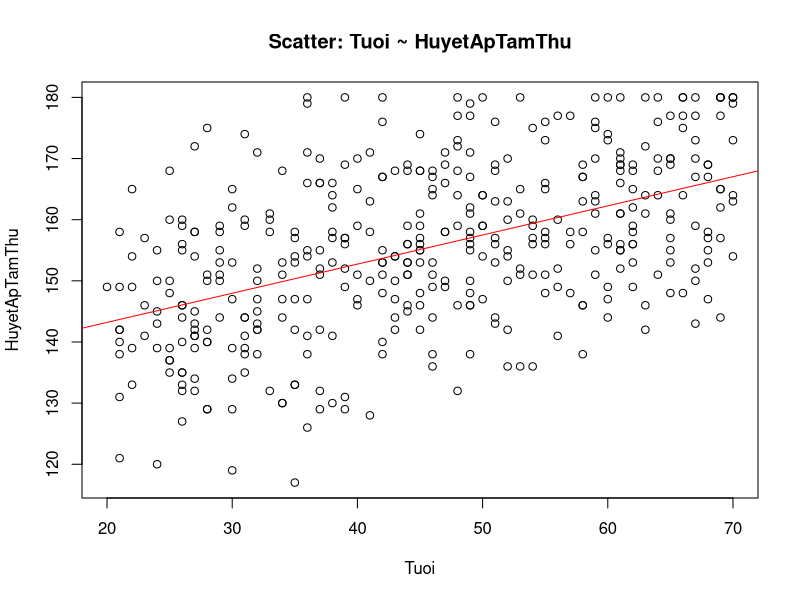
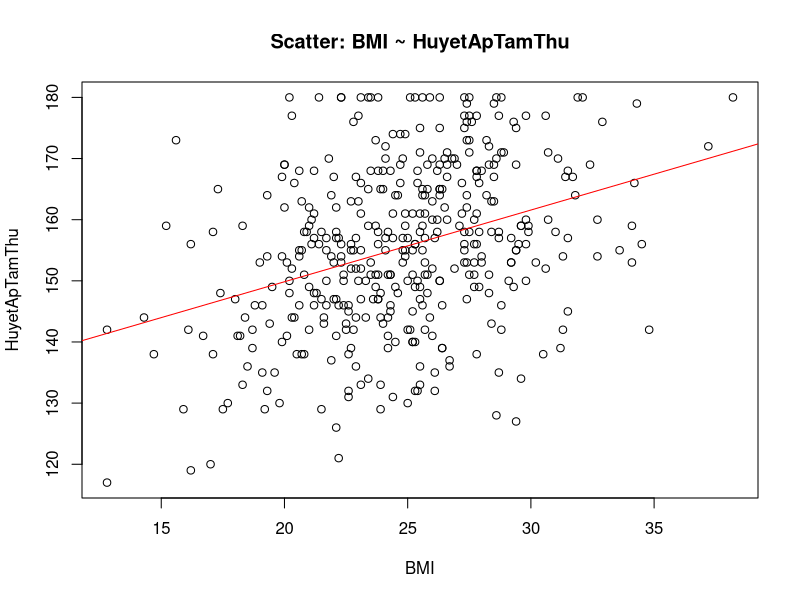
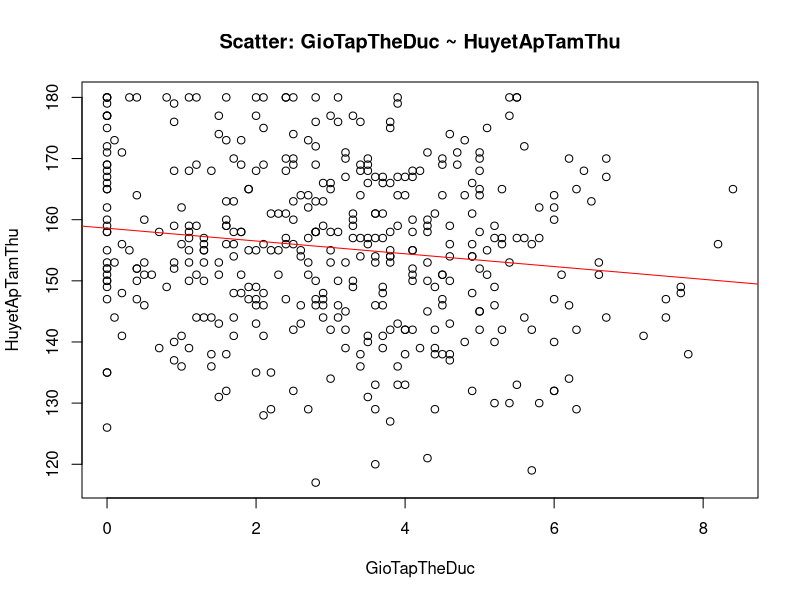
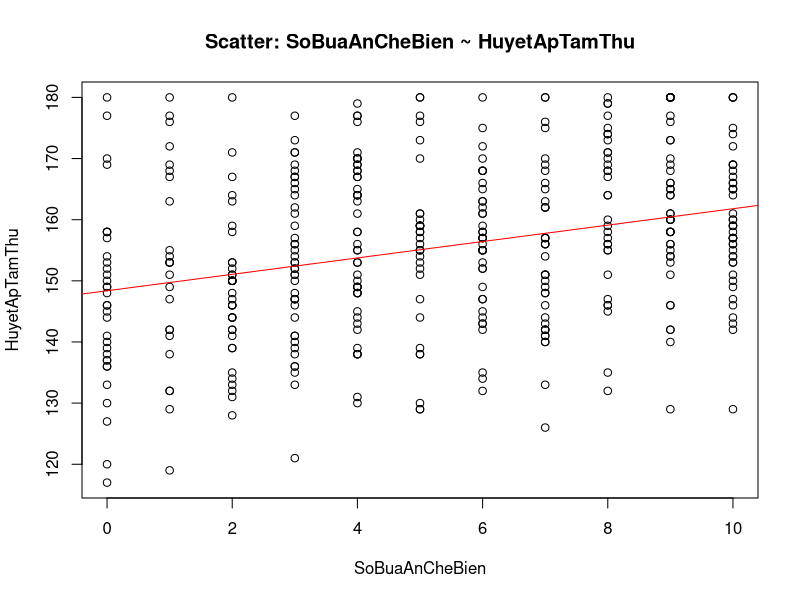
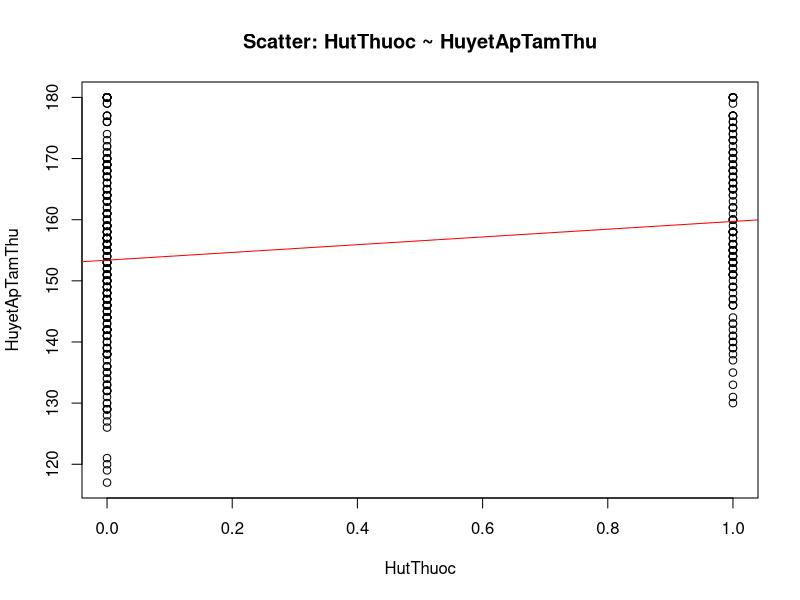
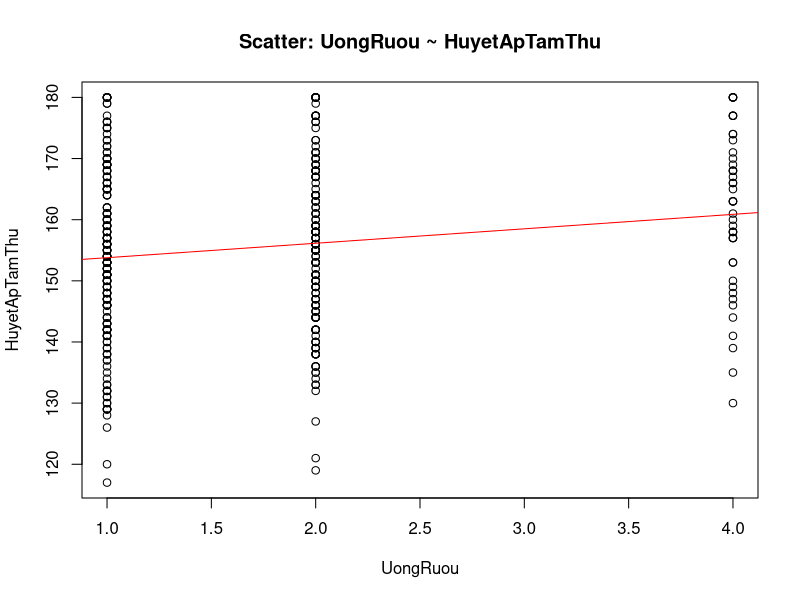
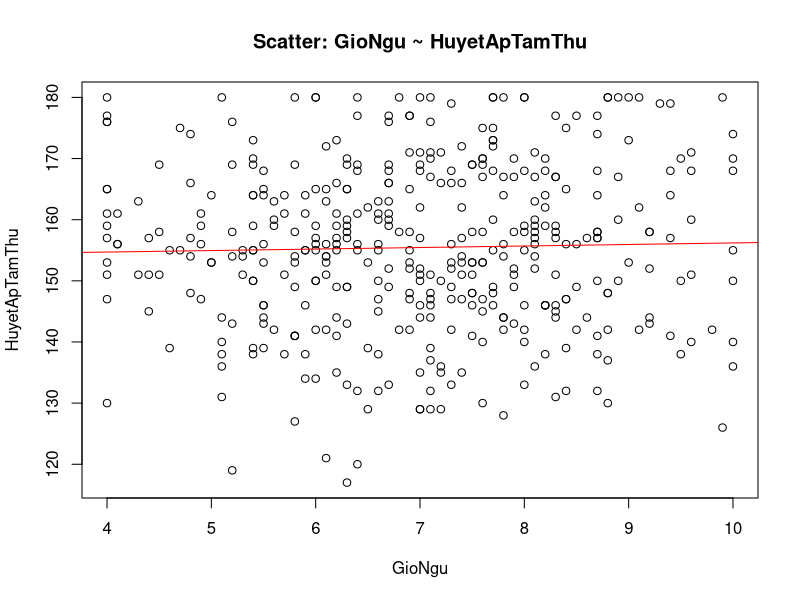
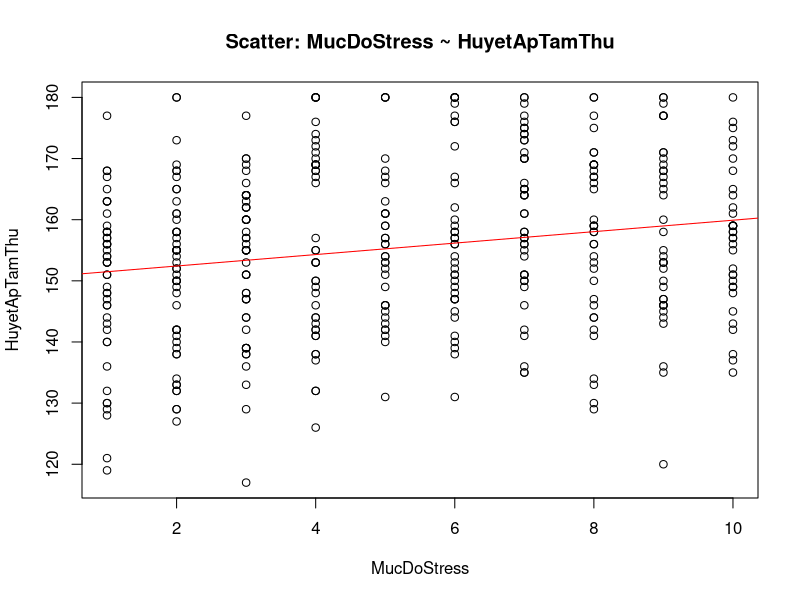

Source code (R) for these figures, in order:
# Bài tập thực hành số 2: Mối quan hệ giữa các yếu tố lối sống, sinh hoạt và chỉ số sức khỏe với huyết áp tâm thu

# Đọc dữ liệu
data <- read.csv("data/data2.csv", header = TRUE)
print(colnames(data))

#Xử lý biến
data$UongRuou <- factor(data$UongRuou, levels = c("Khong", "It", "Trung Binh", "Nhieu"), labels = c(1, 2, 3, 4))
data$UongRuou <- as.numeric(as.character(data$UongRuou))
data$HutThuoc <- as.numeric(data$HutThuoc)
data$TienSuBenhTim <- as.numeric(data$TienSuBenhTim)
data$Diabet <- as.numeric(data$Diabet)

data <- na.omit(data)

#------------------------------------------------------------------------
#  1. Mô hình hồi quy tuyến tính dự đoán HuyetApTamThu dựa trên biến Tuoi
#------------------------------------------------------------------------
cat("\nMô hình hồi quy tuyến tính dự đoán HuyetApTamThu dựa trên biến Tuoi\n")
model_1 <- lm(HuyetApTamThu ~ Tuoi, data = data)
summary(model_1)
# coef_tuoi <- coef(model_1)["Tuoi"]
# cat("Hệ số hồi quy của Tuoi:", coef_tuoi, "\n")

# Nhận xét:
# Hệ số hồi quy của Tuoi = 0.47652, dựa vào p-value = 2.2e-16< 0.05 có thể kết luận có ý nghĩa thống kê.
# Diên giải: Mỗi tăng 1 tuổi, huyết áp tâm thu tăng trung bình 0.47652 mmHg, giữ các yếu tố khác không đổi.
# R-squared = 0.2494 cho thấy mô hình giải thích được 24.94% biến thiên của HuyetApTamThu.


#------------------------------------------------------------------------
#  2. Mô hình hồi quy tuyến tính dự đoán HuyetApTamThu dựa trên tất cả các biến độc lập
#------------------------------------------------------------------------
cat("\nMô hình hồi quy tuyến tính dự đoán HuyetApTamThu dựa trên tất cả các biến độc lập\n")
model_2 <- lm(HuyetApTamThu ~ Tuoi + BMI + GioTapTheDuc + SoBuaAnCheBien + HutThuoc + UongRuou + GioNgu + MucDoStress + TienSuBenhTim + Diabet, data = data)
summary(model_2)

# Nhận xét:
# - Ngoại trừ biến GioNgu thì các biến đều có ý nghĩa thống kê với mức p-value < 0.001 (ký hiệu ***)
#   Trong các biến, biến Tuoi có t-value lớn nhất (t = 18.985), cho thấy đây là biến có ý nghĩa thống kê mạnh nhất trong mô hình.

# - Mô hình đơn biến: R-sqared = 0.2494
#   Mô hình đa biến: R-squared = 0.701
#   Như vậy, mô hình đa biến giải thích được nhiều phương sai của HuyetApTamThu hơn so với mô hình đơn biến.

# - Giải thích ý nghĩa hệ số hồi quy cho BMI và HutThuoc
#  BMI: Hệ số = 1.16437, p-value < 2e-16
#  Khi BMI tăng 1 đơn vị, huyết áp tâm thu trung bình tăng 1.16 mmHg (giữ các yếu tố khác không đổi).

#  HutThuoc: Hệ số = 5.34467, p-value ≈ 9.57e-11
#  Người hút thuốc có huyết áp tâm thu trung bình cao hơn 5.34 mmHg so với người không hút thuốc (giữ các yếu tố khác không đổi).


#------------------------------------------------------------------------
#  3.  Kiểm tra giả định của mô hình hồi quy đa biến
#------------------------------------------------------------------------
library(car)
library(lmtest)
cat("\nKiểm tra giả định của mô hình hồi quy đa biến\n")
# Tính tuyến tính: Biểu đồ phân tán + phần dư
vars <- c("Tuoi", "BMI", "GioTapTheDuc", "SoBuaAnCheBien", "HutThuoc", "UongRuou", "GioNgu", "MucDoStress", "TienSuBenhTim")
for (v in vars) {
  plot(data[[v]], data$HuyetApTamThu, main = paste("Scatter:", v, "~ HuyetApTamThu"), xlab = v, ylab = "HuyetApTamThu")
  abline(lm(HuyetApTamThu ~ data[[v]], data = data), col = "red")
}
plot(model_2$fitted.values, model_2$residuals, main = "Residuals vs Fitted")
abline(h = 0, col = "red"
)

# Phân phối phần dư gần chuẩn: QQ plot và Shapiro-Wilk test
qqnorm(model_2$residuals)
qqline(model_2$residuals)
shapiro.test(model_2$residuals)

# c. Phương sai phần dư đồng nhất: Breusch-Pagan test (cần library(lmtest))
bptest(model_2)

# d. Đa cộng tuyến: VIF (cần library(car))
car::vif(model_2)

#------------------------------------------------------------------------
#  4. Trình bày kết quả của mô hình đa biến cuối cùng (sau khi xử lý đa cộng tuyến)
#------------------------------------------------------------------------
cat("\nMô hình hồi quy tuyến tính dự đoán HuyetApTamThu sau khi xử lý đa cộng tuyến\n")
model_final <- lm(HuyetApTamThu ~ Tuoi + GioTapTheDuc + SoBuaAnCheBien + HutThuoc + UongRuou + GioNgu + MucDoStress + TienSuBenhTim + Diabet, data = data)
summary(model_final)
car::vif(model_final)  # Kiểm tra VIF mới